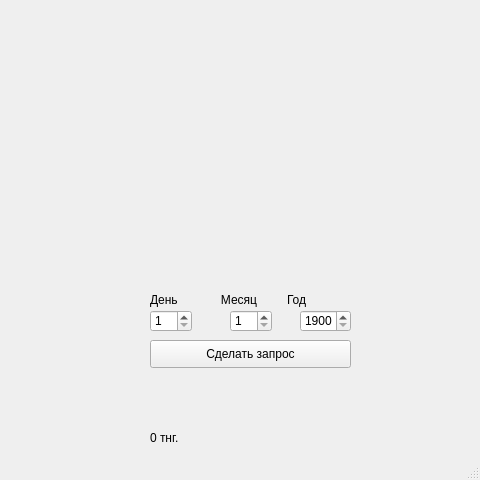
<?xml version="1.0" encoding="UTF-8"?>
<ui version="4.0">
 <class>MainWindow</class>
 <widget class="QMainWindow" name="MainWindow">
  <property name="geometry">
   <rect>
    <x>0</x>
    <y>0</y>
    <width>480</width>
    <height>480</height>
   </rect>
  </property>
  <property name="sizePolicy">
   <sizepolicy hsizetype="Fixed" vsizetype="Fixed">
    <horstretch>240</horstretch>
    <verstretch>240</verstretch>
   </sizepolicy>
  </property>
  <property name="windowTitle">
   <string>История курса тенге</string>
  </property>
  <property name="locale">
   <locale language="Kazakh" country="Kazakhstan"/>
  </property>
  <widget class="QWidget" name="centralwidget">
   <widget class="QSpinBox" name="spinBox">
    <property name="geometry">
     <rect>
      <x>150</x>
      <y>310</y>
      <width>42</width>
      <height>22</height>
     </rect>
    </property>
    <property name="minimum">
     <number>1</number>
    </property>
    <property name="maximum">
     <number>31</number>
    </property>
   </widget>
   <widget class="QSpinBox" name="spinBox_2">
    <property name="geometry">
     <rect>
      <x>230</x>
      <y>310</y>
      <width>42</width>
      <height>22</height>
     </rect>
    </property>
    <property name="minimum">
     <number>1</number>
    </property>
    <property name="maximum">
     <number>12</number>
    </property>
   </widget>
   <widget class="QSpinBox" name="spinBox_3">
    <property name="geometry">
     <rect>
      <x>300</x>
      <y>310</y>
      <width>51</width>
      <height>22</height>
     </rect>
    </property>
    <property name="minimum">
     <number>1900</number>
    </property>
    <property name="maximum">
     <number>2100</number>
    </property>
   </widget>
   <widget class="QLabel" name="label">
    <property name="geometry">
     <rect>
      <x>150</x>
      <y>290</y>
      <width>201</width>
      <height>20</height>
     </rect>
    </property>
    <property name="text">
     <string>День             Месяц         Год</string>
    </property>
   </widget>
   <widget class="QLabel" name="label_2">
    <property name="geometry">
     <rect>
      <x>150</x>
      <y>430</y>
      <width>55</width>
      <height>16</height>
     </rect>
    </property>
    <property name="text">
     <string>0 тнг.</string>
    </property>
   </widget>
   <widget class="QLabel" name="label_3">
    <property name="geometry">
     <rect>
      <x>0</x>
      <y>-30</y>
      <width>491</width>
      <height>291</height>
     </rect>
    </property>
    <property name="text">
     <string/>
    </property>
    <property name="pixmap">
     <pixmap resource="src.qrc">:/mainImage/img/1.jpg</pixmap>
    </property>
   </widget>
   <widget class="QLabel" name="label_4">
    <property name="geometry">
     <rect>
      <x>30</x>
      <y>410</y>
      <width>61</width>
      <height>51</height>
     </rect>
    </property>
    <property name="text">
     <string/>
    </property>
    <property name="pixmap">
     <pixmap resource="src.qrc">:/dollarSign/img/dollar.png</pixmap>
    </property>
   </widget>
   <widget class="QPushButton" name="pushButton">
    <property name="geometry">
     <rect>
      <x>150</x>
      <y>340</y>
      <width>201</width>
      <height>28</height>
     </rect>
    </property>
    <property name="text">
     <string>Сделать запрос</string>
    </property>
   </widget>
  </widget>
  <widget class="QStatusBar" name="statusbar"/>
 </widget>
 <resources>
  <include location="src.qrc"/>
 </resources>
 <connections/>
</ui>
